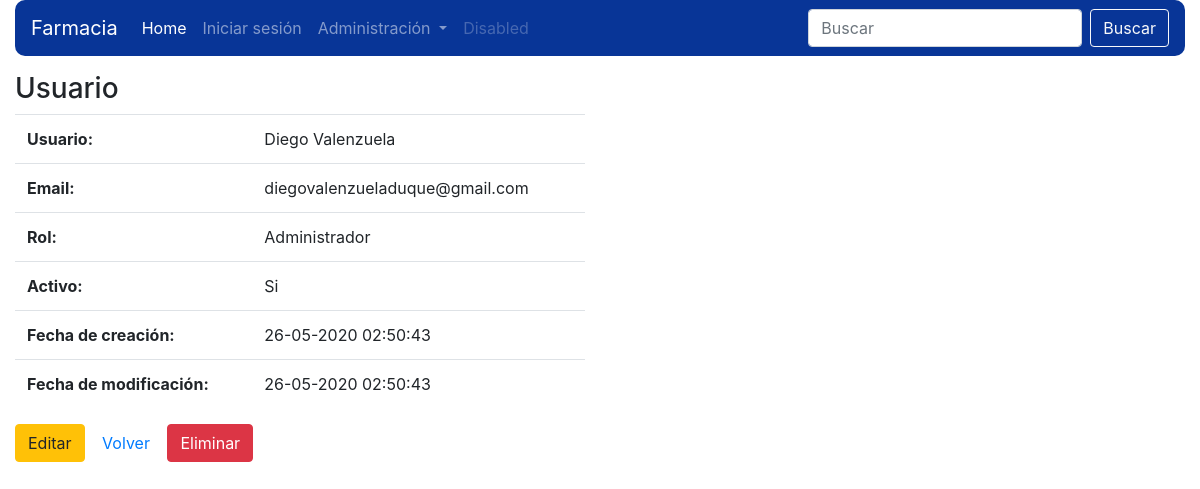
Page /verusuario.php?id=1 on the committed database.
### tables this page shows
CREATE TABLE `usuarios` (
  `id` int(11) NOT NULL,
  `nombre` varchar(50) NOT NULL,
  `email` varchar(45) NOT NULL,
  `password` varchar(255) NOT NULL,
  `rol_id` int(11) NOT NULL,
  `active` int(11) NOT NULL,
  `created_at` datetime DEFAULT NULL,
  `updated_at` datetime DEFAULT NULL
);

CREATE TABLE `roles` (
  `id` int(11) NOT NULL,
  `nombre` varchar(50) NOT NULL,
  `created_at` datetime DEFAULT NULL,
  `updated_at` datetime DEFAULT NULL
);

### class/modelo.php (called while the page is built, shortened)
<?php
class Modelo
{
	public function __construct(){
		$this->_db = new Database;
	}
}

### class/usuarioModel.php (called while the page is built, shortened)
<?php
require_once('modelo.php');
class usuarioModel extends Modelo{
	public function getUsuarioId($id){
		$id = (int) $id;
		$usu = $this->_db->prepare("SELECT u.id, u.nombre as usuario, r.nombre as rol, u.rol_id, u.active, u.email, u.created_at, u.updated_at FROM usuarios u INNER JOIN roles r ON u.rol_id = r.id WHERE u.id = ?");
		$usu->bindParam(1, $id);
		$usu->execute();
		return $usu->fetch();
	}
}

### verusuario.php (the view, shortened to what this page needs)
<?php
require_once('class/usuarioModel.php');
$usuarios = new usuarioModel;
if (isset($_GET['id'])) {
	$id = (int) $_GET['id'];
	$res = $usuarios->getUsuarioId($id);
}
?>
<!DOCTYPE html>
<html>
<head>
	<link rel="stylesheet" href="https://stackpath.bootstrapcdn.com/bootstrap/4.4.1/css/bootstrap.min.css">
</head>
<body>
	<div class="container-fluid">
		<?php include('header.php'); ?>
		<div class="row">
			<div class="col-md-6 mt-3">
				<h3>Usuario</h3>
				<table class="table table-hover">
					<tr>
						<th>Usuario:</th>
						<td><?php echo $res['usuario']; ?></td>
					</tr>
					<tr>
						<th>Email:</th>
						<td><?php echo $res['email']; ?></td>
					</tr>
					<tr>
						<th>Rol:</th>
						<td><?php echo $res['rol']; ?></td>
					</tr>
					<tr>
						<th>Activo:</th>
						<td><?php if($res['active'] == 1): ?>
										Si
									<?php else: ?>
										No
									<?php endif; ?></td>
					</tr>
					<tr>
						<th>Fecha de creación:</th>
						<td>
							<?php
								$fecha_reg = new DateTime($res['created_at']);
								echo $fecha_reg->format('d-m-Y H:i:s');
							?>
						</td>
					</tr>
					<tr>
						<th>Fecha de modificación:</th>
						<td>
							<?php
								$fecha_mod = new DateTime($res['updated_at']);
								echo $fecha_mod->format('d-m-Y H:i:s');
							?>
						</td>
					</tr>
				</table>
				<p>
					<a href="editUsuarios.php?id=<?php echo $res['id']; ?>" class="btn btn-warning">Editar</a>
					<a href="usuarios.php" class="btn btn-link">Volver</a>
					<a href="delUsuarios.php?id=<?php echo $res['id']; ?>" class="btn btn-danger">Eliminar</a>
				</p>
			</div>
		</div>
	</div>
</body>
</html>

### rows in the picture
usuarios: nombre "Diego Valenzuela", email "diegovalenzueladuque@gmail.com", rol.nombre "Administrador", created_at "26-05-2020 02:50:43", updated_at "26-05-2020 02:50:43"
